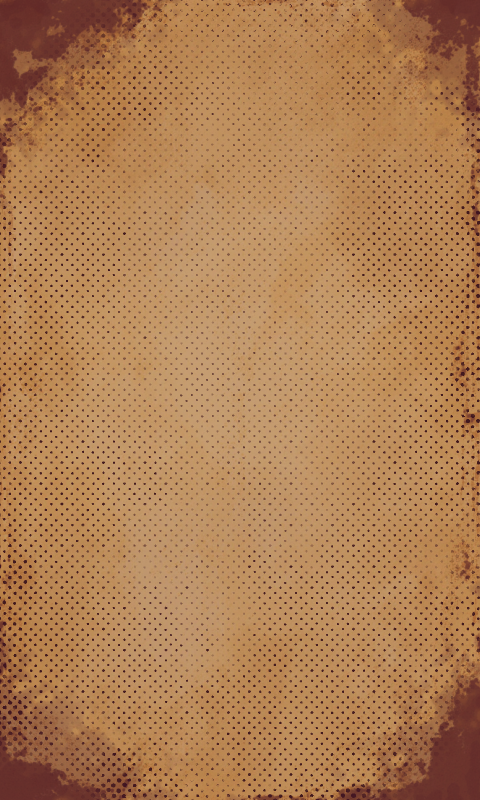
#> input picture reference/grafika/card-backface.png, 960 x 1600 px, given in place of box-v2_upscayl_2x_ultrasharp.png, which was not available (shown at 1/2 size)
$ python render_box.py
#> lines starting #> are read from the running program, lines starting #| are printed output that depends on the picture
"""Render the supplied box dieline into a transparent pack shot. Requires Pillow and NumPy."""

from pathlib import Path

import numpy as np
from PIL import Image, ImageEnhance

ROOT = Path(__file__).resolve().parents[1]
SOURCE = ROOT / "reference/krabice/box-v2_upscayl_2x_ultrasharp.png"
OUTPUT = ROOT / "reference/grafika/mighty-decks-krabice.png"

# Fold positions measured on a 3712 × 2748 preview of the print sheet.
TOP = (746, 750, 2973, 2001)
FRONT = (749, 2007, 2965, 2657)
RIGHT = (2979, 751, 3620, 2001)


def panel(source, bounds):
    sx, sy = source.width / 3712, source.height / 2748
    return source.crop(tuple(round(v * (sx if i % 2 == 0 else sy)) for i, v in enumerate(bounds)))


def camera():
    eye = np.array([0.94, -3.5, 3.8])
    forward = np.array([0.0, 0.0, 0.21]) - eye
    forward /= np.linalg.norm(forward)
    right = np.cross(forward, [0, 0, 1])
    right /= np.linalg.norm(right)
    up = np.cross(right, forward)

    def project(point):
        ray = np.array(point) - eye
        focal = 4700 / np.dot(ray, forward)
        return (1160 + focal * np.dot(ray, right), 810 - focal * np.dot(ray, up))

    return project


def composite_face(canvas, art, corners, exposure):
    art = ImageEnhance.Brightness(art).enhance(exposure)
    w, h = art.size
    system, values = [], []
    for (x, y), (u, v) in zip(corners, [(0, 0), (w, 0), (w, h), (0, h)]):
        system.extend([[x, y, 1, 0, 0, 0, -u*x, -u*y], [0, 0, 0, x, y, 1, -v*x, -v*y]])
        values.extend([u, v])
    coefficients = np.linalg.solve(system, values)
    surface = art.transform(canvas.size, Image.Transform.PERSPECTIVE, coefficients, Image.Resampling.BICUBIC)
    canvas.alpha_composite(surface)


def main():
    with Image.open(SOURCE) as source:
#> source is the input picture: PIL image 960x1600 RGBA; mean R, G, B, A 176.4, 127.8, 83.8, 255
        top, front, side = [panel(source, bounds).convert("RGBA") for bounds in (TOP, FRONT, RIGHT)]
#> call 3 of panel, with bounds = (2979, 751, 3620, 2001)
#> in panel (call 3), `return source.crop(tuple(round(v * (sx if i % 2 == 0 else sy)) for i, ..`:
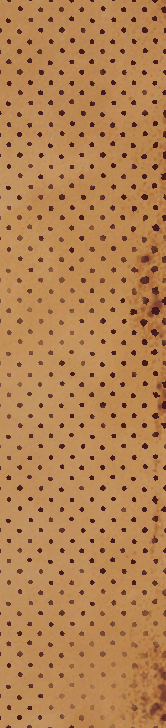
#> returned value: PIL image 166x728 RGBA; mean R, G, B, A 179.5, 129.8, 81.7, 255
    # In the dieline, the right wall extends horizontally away from the lid fold.
    side = side.transpose(Image.Transpose.ROTATE_270)
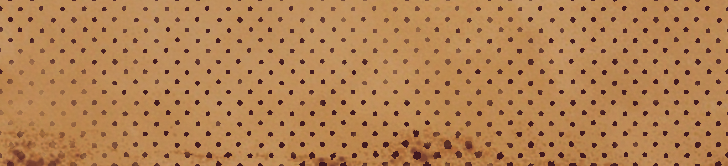
#> side: PIL image 728x166 RGBA; mean R, G, B, A 179.5, 129.8, 81.7, 255
    project = camera()
    back_left, back_right, front_right, front_left = [
        (x, y, .49) for x, y in [(-.89, .5), (.89, .5), (.89, -.5), (-.89, -.5)]
    ]
    floor = lambda p: (*p[:2], 0)
    canvas = Image.new("RGBA", (2320, 1620))
#> canvas: PIL image 2320x1620 RGBA; every value is 0
    composite_face(canvas, front, list(map(project, [front_left, front_right, floor(front_right), floor(front_left)])), .83)
#> in composite_face, `art = ImageEnhance.Brightness(art).enhance(exposure)`:
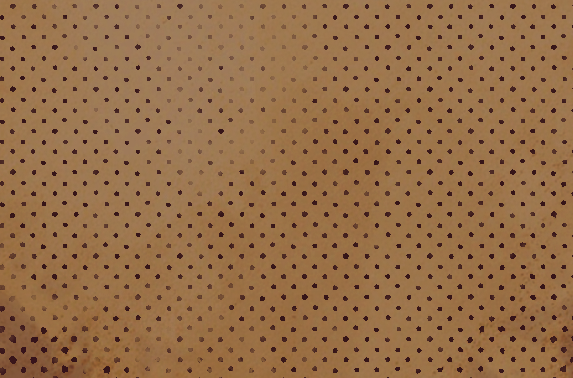
#> art: PIL image 573x378 RGBA; mean R, G, B, A 149.4, 109.9, 71.9, 255
    composite_face(canvas, side, list(map(project, [front_right, back_right, floor(back_right), floor(front_right)])), .76)
#> call 2 of composite_face, with exposure = 0.76
#> in composite_face (call 2), `art = ImageEnhance.Brightness(art).enhance(exposure)`:
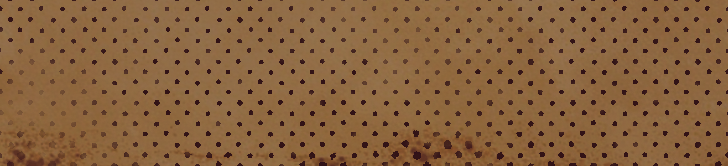
#> art: PIL image 728x166 RGBA; mean R, G, B, A 135.9, 98.1, 61.6, 255
#> in composite_face (call 2), `surface = art.transform(canvas.size, Image.Transform.PERSPECTIVE, coef..`:
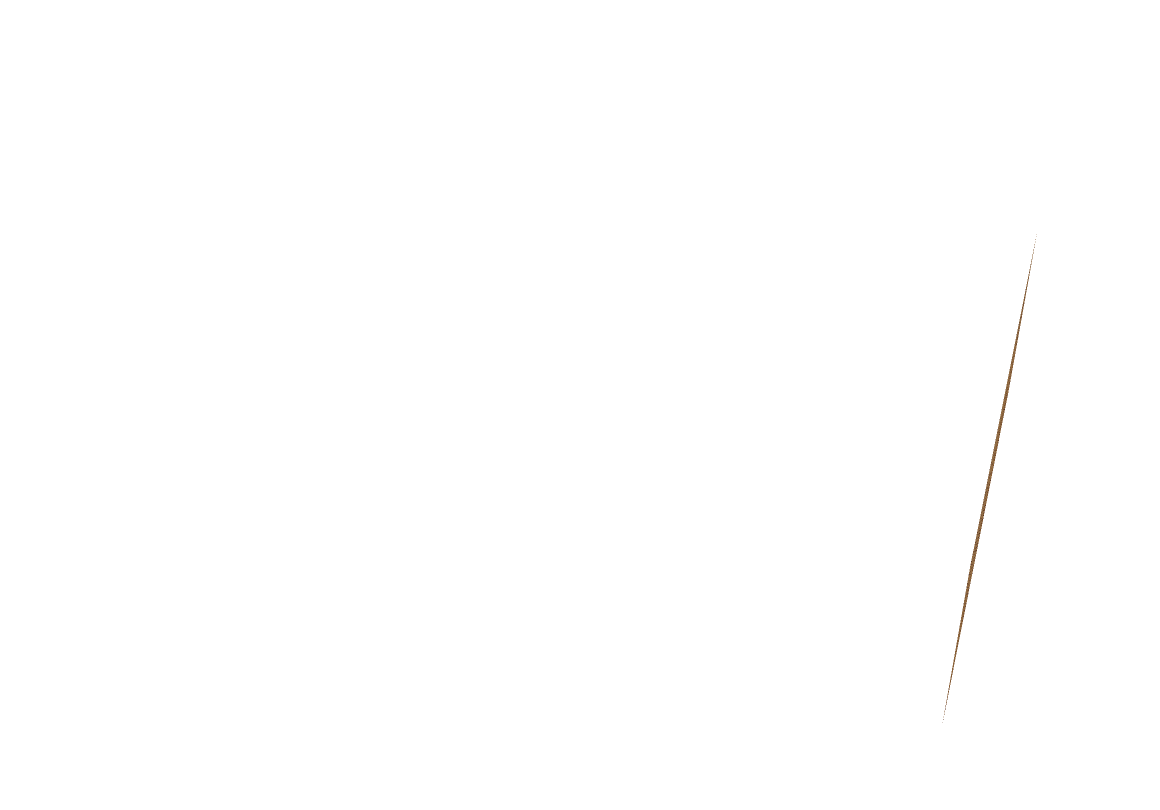
#> surface: PIL image 2320x1620 RGBA (shown at 1/2 size); mean R, G, B, A 0.2, 0.1, 0.1, 0.3; transparent parts drawn white
    composite_face(canvas, top, list(map(project, [back_left, back_right, front_right, front_left])), 1.0)
#> call 3 of composite_face, with exposure = 1
#> in composite_face (call 3), `canvas.alpha_composite(surface)`:
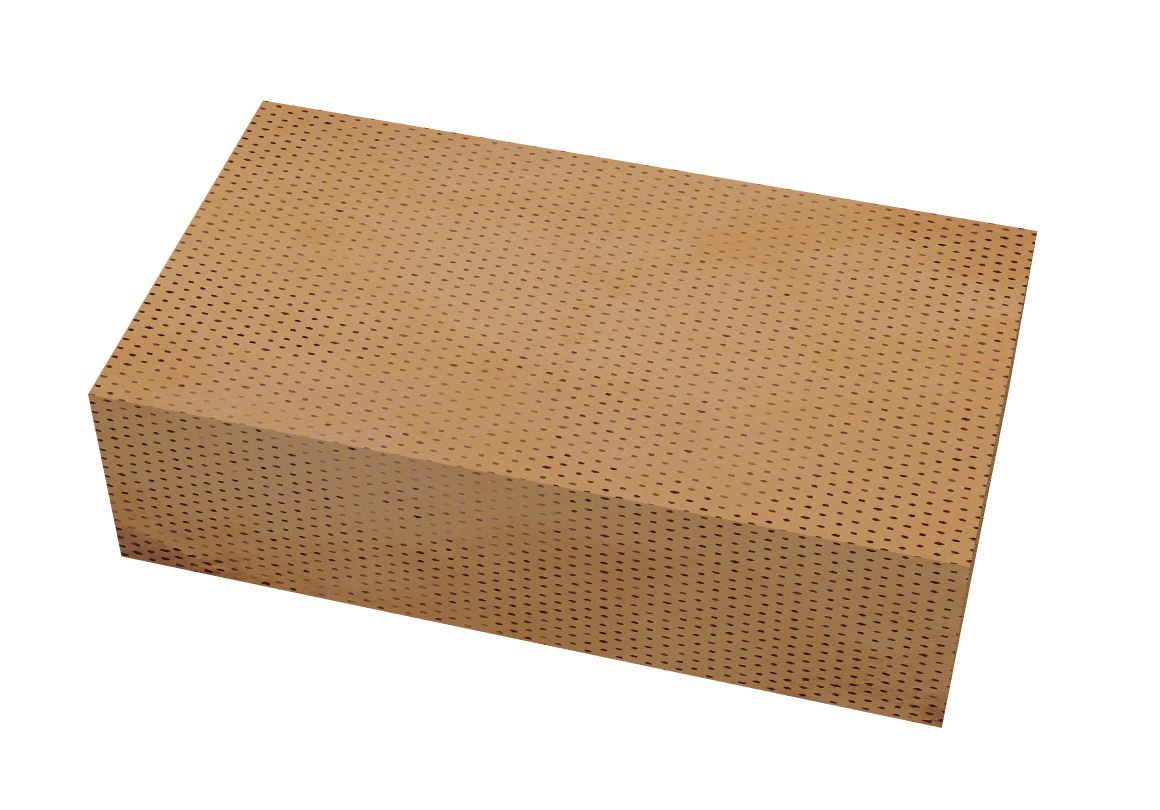
#> canvas: PIL image 2320x1620 RGBA (shown at 1/2 size); mean R, G, B, A 77.8, 58.9, 39.8, 113.3; transparent parts drawn white
    canvas.crop(canvas.getbbox()).save(OUTPUT)
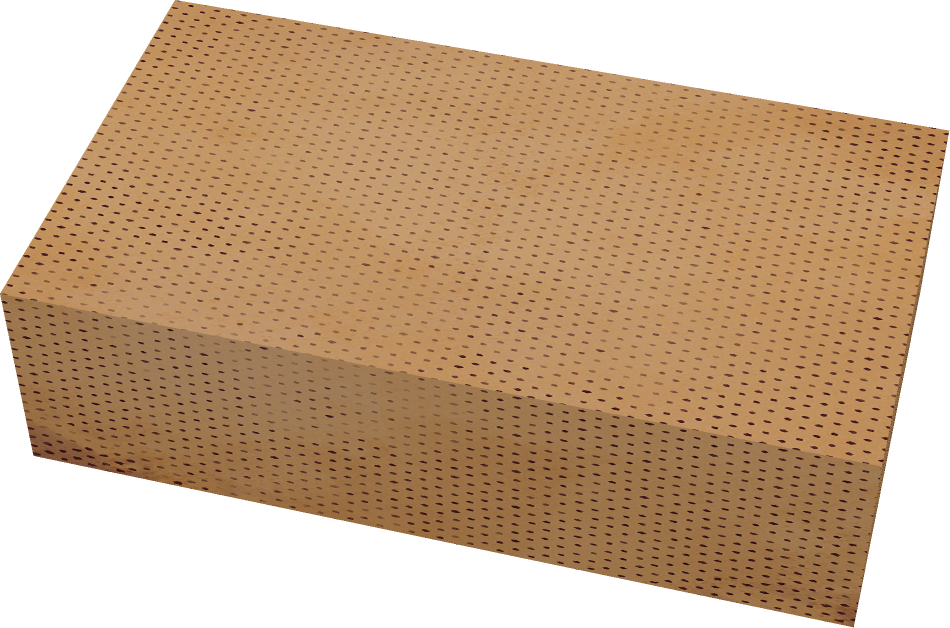
#> saved as mighty-decks-krabice.png: PIL image 1899x1255 RGBA (shown at 1/2 size); mean R, G, B, A 122.7, 92.9, 62.8, 178.6; transparent parts drawn white


if __name__ == "__main__":
    main()
